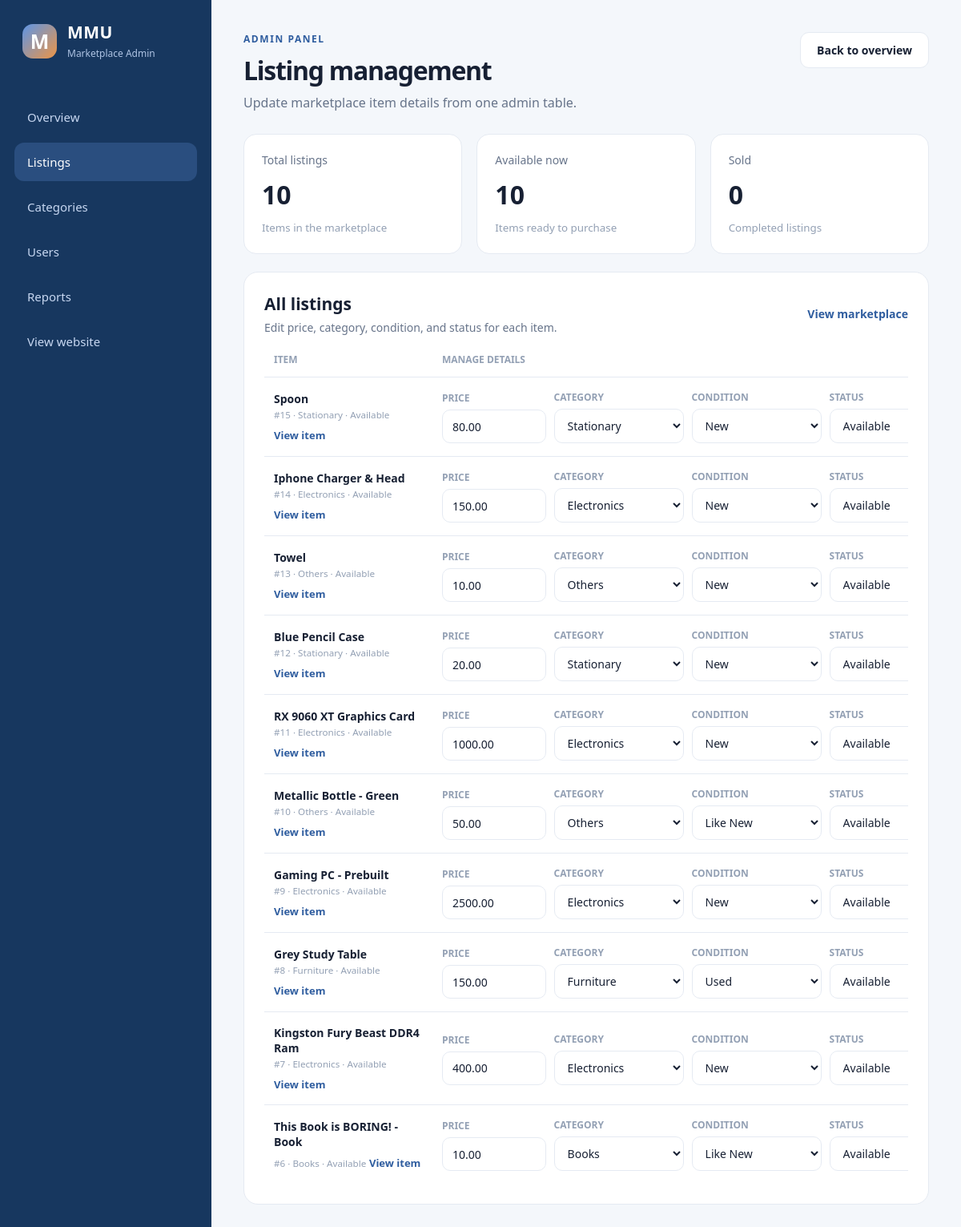
Page /admin/items on the committed database.
### tables this page shows
CREATE TABLE item(
                   id INTEGER PRIMARY KEY AUTOINCREMENT,
                   title TEXT NOT NULL,
                   description TEXT NOT NULL,
                   category_id INTEGER NOT NULL,
                   status_id INTEGER NOT NULL,
                   condition_id INTEGER,
                   price REAL NOT NULL, image TEXT, seller_num TEXT, user_id INTEGER REFERENCES user(id),
                   FOREIGN KEY(category_id) REFERENCES category(id),
                   FOREIGN KEY(status_id) REFERENCES status(id),
                   FOREIGN KEY(condition_id) REFERENCES item_condition(id)
                   );

CREATE TABLE category(
                   id INTEGER PRIMARY KEY AUTOINCREMENT,
                   name TEXT NOT NULL UNIQUE
                   
                   );

CREATE TABLE status(
                   id INTEGER PRIMARY KEY AUTOINCREMENT,
                   condition TEXT NOT NULL UNIQUE
                   
                   );

CREATE TABLE item_condition(
                   id INTEGER PRIMARY KEY AUTOINCREMENT,
                   name TEXT NOT NULL UNIQUE

                   );

### app.py (the view)
@app.route("/admin/items")
def admin_items():
    connect = sqlite3.connect("database.db")
    cursor = connect.cursor()
    cursor.execute("""
        SELECT item.id, item.title, item.price,
               item.category_id, category.name,
               item.status_id, status.condition,
               item.condition_id, COALESCE(
                   item_condition.name, 'Not specified')
        FROM item
        JOIN category ON item.category_id = category.id
        JOIN status ON item.status_id = status.id
        LEFT JOIN item_condition ON item.condition_id = item_condition.id
        ORDER BY item.id DESC
    """)
    items = cursor.fetchall()
    cursor.execute("SELECT id, name FROM category ORDER BY name")
    categories = cursor.fetchall()
    cursor.execute("SELECT id, condition FROM status ORDER BY id")
    statuses = cursor.fetchall()
    cursor.execute("SELECT id, name FROM item_condition ORDER BY id")
    conditions = cursor.fetchall()
    stats = {
        "total_items": len(items),
        "available_items": sum(1 for item in items if item[6] == "Available"),
        "sold_items": sum(1 for item in items if item[6] == "Sold")
    }
    connect.close()
    return render_template("admin_items.html",
                           items=items,
                           categories=categories,
                           statuses=statuses,
                           conditions=conditions,
                           stats=stats)

### templates/admin_items.html (shortened to what this page needs)
<!DOCTYPE html>
<html lang="en">
<head>
    <link rel="stylesheet" href="{{ url_for('static', filename='css/admin.css') }}">
</head>
<body class="admin-body">
    <div class="admin-layout">
        <aside class="admin-sidebar">
            <a class="admin-brand" href="{{ url_for('home') }}">
                <span class="brand-mark">M</span>
                <span>
                    <strong>MMU</strong>
                    <small>Marketplace Admin</small>
                </span>
            </a>
            <nav class="admin-nav" aria-label="Admin navigation">
                <a href="{{ url_for('admin_dashboard') }}">Overview</a>
                <a class="active" href="{{ url_for('admin_items') }}">Listings</a>
                <a href="{{ url_for('admin_categories') }}">Categories</a>
                <a href="{{ url_for('admin_dashboard') }}#recent-users">Users</a>
                <a href="{{ url_for('admin_reports') }}">Reports</a>
                <a href="{{ url_for('home') }}">View website</a>
            </nav>
        </aside>
        <main class="admin-main">
            <header class="dashboard-header">
                <div>
                    <p class="eyebrow">ADMIN PANEL</p>
                    <h1>Listing management</h1>
                    <p class="dashboard-subtitle">Update marketplace item details from one admin table.</p>
                </div>
                <a class="button" href="{{ url_for('admin_dashboard') }}">Back to overview</a>
            </header>
            <section class="stat-grid" aria-label="Listing statistics">
                <article class="stat-card">
                    <p>Total listings</p>
                    <strong>{{ stats.total_items }}</strong>
                    <small>Items in the marketplace</small>
                </article>
                <article class="stat-card">
                    <p>Available now</p>
                    <strong>{{ stats.available_items }}</strong>
                    <small>Items ready to purchase</small>
                </article>
                <article class="stat-card">
                    <p>Sold</p>
                    <strong>{{ stats.sold_items }}</strong>
                    <small>Completed listings</small>
                </article>
            </section>
            <section class="listings-panel">
                <div class="panel-heading">
                    <div>
                        <h2>All listings</h2>
                        <p>Edit price, category, condition, and status for each item.</p>
                    </div>
                    <a href="{{ url_for('home_page') }}">View marketplace</a>
                </div>
                <div class="table-wrap">
                    <table class="listing-table admin-item-table">
                        <thead>
                            <tr>
                                <th>Item</th>
                                <th>Manage details</th>
                            </tr>
                        </thead>
                        <tbody>
                            {% for item_id, title, price, category_id, category_name, status_id, status_name, condition_id, condition_name in items %}
                            <tr>
                                <td>
                                    <strong>{{ title }}</strong>
                                    <small>#{{ item_id }} · {{ category_name }} · {{ status_name }}</small>
                                    <a class="table-action-link" href="{{ url_for('item_detail', item_id=item_id) }}">View item</a>
                                </td>
                                <td>
                                    <form class="item-admin-form" method="POST" action="{{ url_for('update_admin_item', item_id=item_id) }}">
                                        <label class="item-admin-field">
                                            <span>Price</span>
                                            <input type="number" name="price" value="{{ '%.2f' | format(price) }}" min="0" step="0.01" required>
                                        </label>
                                        <label class="item-admin-field">
                                            <span>Category</span>
                                            <select name="category" required>
                                                {% for category_option_id, category_option_name in categories %}
                                                <option value="{{ category_option_id }}" {% if category_option_id == category_id %}selected{% endif %}>{{ category_option_name }}</option>
                                                {% endfor %}
                                            </select>
                                        </label>
                                        <label class="item-admin-field">
                                            <span>Condition</span>
                                            <select name="condition" required>
                                                {% for condition_option_id, condition_option_name in conditions %}
                                                <option value="{{ condition_option_id }}" {% if condition_option_id == condition_id %}selected{% endif %}>{{ condition_option_name }}</option>
                                                {% endfor %}
                                            </select>
                                        </label>
                                        <label class="item-admin-field">
                                            <span>Status</span>
                                            <select name="status" required>
                                                {% for status_option_id, status_option_name in statuses %}
                                                <option value="{{ status_option_id }}" {% if status_option_id == status_id %}selected{% endif %}>{{ status_option_name }}</option>
                                                {% endfor %}
                                            </select>
                                        </label>
                                    </form>
                                </td>
                            </tr>
                            {% else %}
                            <tr class="empty-row">
                                <td colspan="2">No listings available yet.</td>
                            </tr>
                            {% endfor %}
                        </tbody>
                    </table>
                </div>
            </section>
        </main>
    </div>
</body>
</html>

### static/css/admin.css (style rules this page uses)
:root { --navy: #17375f; --blue: #2f5d9f; --text: #172033; --muted: #67748a; --line: #e5eaf2; --canvas: #f4f7fb; --white: #ffffff; }
* { box-sizing: border-box; }
.admin-body { margin: 0; color: var(--text); background: var(--canvas); font-family: "Segoe UI", Arial, sans-serif; }
.admin-layout { min-height: 100vh; display: flex; }
.admin-sidebar { width: 264px; padding: 26px 18px 20px; display: flex; flex-direction: column; background: var(--navy); color: #d8e5fa; }
.admin-brand { padding: 0 10px; display: flex; gap: 13px; align-items: center; color: var(--white); text-decoration: none; }
.brand-mark { width: 43px; height: 43px; display: grid; place-items: center; border-radius: 13px; background: linear-gradient(135deg, #5d95e6, #ec9547); font-size: 25px; font-weight: 700; }
.admin-brand strong { display: block; font-size: 21px; letter-spacing: .02em; }
.admin-brand small { color: #afc4e4; font-size: 12px; }
.admin-nav { margin-top: 46px; display: flex; flex-direction: column; gap: 8px; }
.admin-nav a, .admin-nav .disabled { min-height: 48px; padding: 14px 16px; border-radius: 12px; color: #c7d7f1; display: flex; align-items: center; font-size: 15px; font-weight: 500; text-decoration: none; }
.admin-nav a:hover, .admin-nav a.active { color: var(--white); background: rgba(89, 138, 209, .28); }
.admin-main { width: calc(100% - 264px); padding: 40px; }
.dashboard-header { display: flex; justify-content: space-between; align-items: flex-start; gap: 25px; margin-bottom: 28px; }
.eyebrow { margin: 0 0 9px; color: var(--blue); font-size: 12px; font-weight: 700; letter-spacing: .13em; }
.dashboard-header h1 { margin: 0 0 8px; font-size: 32px; letter-spacing: -.04em; }
.dashboard-subtitle { margin: 0; color: var(--muted); }
.button { padding: 12px 20px; border: 1px solid var(--line); border-radius: 11px; color: var(--text); background: var(--white); text-decoration: none; font-size: 14px; font-weight: 600; }
.stat-grid { margin-bottom: 22px; display: grid; grid-template-columns: repeat(auto-fit, minmax(180px, 1fr)); gap: 18px; }
.stat-card { padding: 22px; border: 1px solid var(--line); border-radius: 16px; background: var(--white); }
.stat-card p { margin: 0 0 12px; color: var(--muted); font-size: 14px; }
.stat-card strong { display: block; margin-bottom: 8px; color: var(--text); font-size: 32px; }
.stat-card small { color: #93a0b4; }
.listings-panel { padding: 25px; border: 1px solid var(--line); border-radius: 18px; background: var(--white); }
.panel-heading { margin-bottom: 22px; display: flex; justify-content: space-between; align-items: center; gap: 20px; }
.panel-heading h2 { margin: 0 0 6px; font-size: 21px; }
.panel-heading p { margin: 0; color: var(--muted); font-size: 14px; }
.panel-heading a { color: var(--blue); font-size: 14px; font-weight: 600; text-decoration: none; }
.table-wrap { overflow-x: auto; }
.listing-table { width: 100%; border-collapse: collapse; text-align: left; }
.listing-table th { padding: 0 12px 13px; color: #93a0b4; font-size: 12px; text-transform: uppercase; }
.listing-table td { padding: 16px 12px; border-top: 1px solid var(--line); color: #46536a; font-size: 14px; }
.listing-table td:first-child strong { display: block; color: var(--text); }
.listing-table td:first-child small { color: #93a0b4; }
.admin-item-table td:first-child { min-width: 210px; }
.table-action-link { display: inline-block; margin-top: 8px; color: var(--blue); font-size: 13px; font-weight: 700; text-decoration: none; }
.item-admin-form { min-width: 720px; display: grid; grid-template-columns: minmax(110px, .8fr) minmax(150px, 1fr) minmax(150px, 1fr) minmax(140px, 1fr) auto; gap: 10px; align-items: end; }
.item-admin-field { display: grid; gap: 6px; }
.item-admin-field span { color: #93a0b4; font-size: 12px; font-weight: 700; text-transform: uppercase; }
.item-admin-form input, .item-admin-form select { width: 100%; min-height: 42px; padding: 10px 12px; border: 1px solid var(--line); border-radius: 10px; color: var(--text); background: var(--white); font: inherit; }

### rows in the picture
item: title "Spoon", id "15", name "Stationary", condition "Available", price "80.00", category "Stationary", condition "New", status "Available"
item: title "Iphone Charger & Head", id "14", name "Electronics", condition "Available", price "150.00", category "Electronics", condition "New", status "Available"
item: title "Towel", id "13", name "Others", condition "Available", price "10.00", category "Others", condition "New", status "Available"
item: title "Blue Pencil Case", id "12", name "Stationary", condition "Available", price "20.00", category "Stationary", condition "New", status "Available"
item: title "RX 9060 XT Graphics Card", id "11", name "Electronics", condition "Available", price "1000.00", category "Electronics", condition "New", status "Available"
item: title "Metallic Bottle - Green", id "10", name "Others", condition "Available", price "50.00", category "Others", condition "Like New", status "Available"
item: title "Gaming PC - Prebuilt", id "9", name "Electronics", condition "Available", price "2500.00", category "Electronics", condition "New", status "Available"
item: title "Grey Study Table", id "8", name "Furniture", condition "Available", price "150.00", category "Furniture", condition "Used", status "Available"
item: title "Kingston Fury Beast DDR4 Ram", id "7", name "Electronics", condition "Available", price "400.00", category "Electronics", condition "New", status "Available"
item: title "This Book is BORING! - Book", id "6", name "Books", condition "Available", price "10.00", category "Books", condition "Like New", status "Available"

### other values in the picture
{{ stats.total_items }} "10"
{{ stats.available_items }} "10"
{{ stats.sold_items }} "0"
